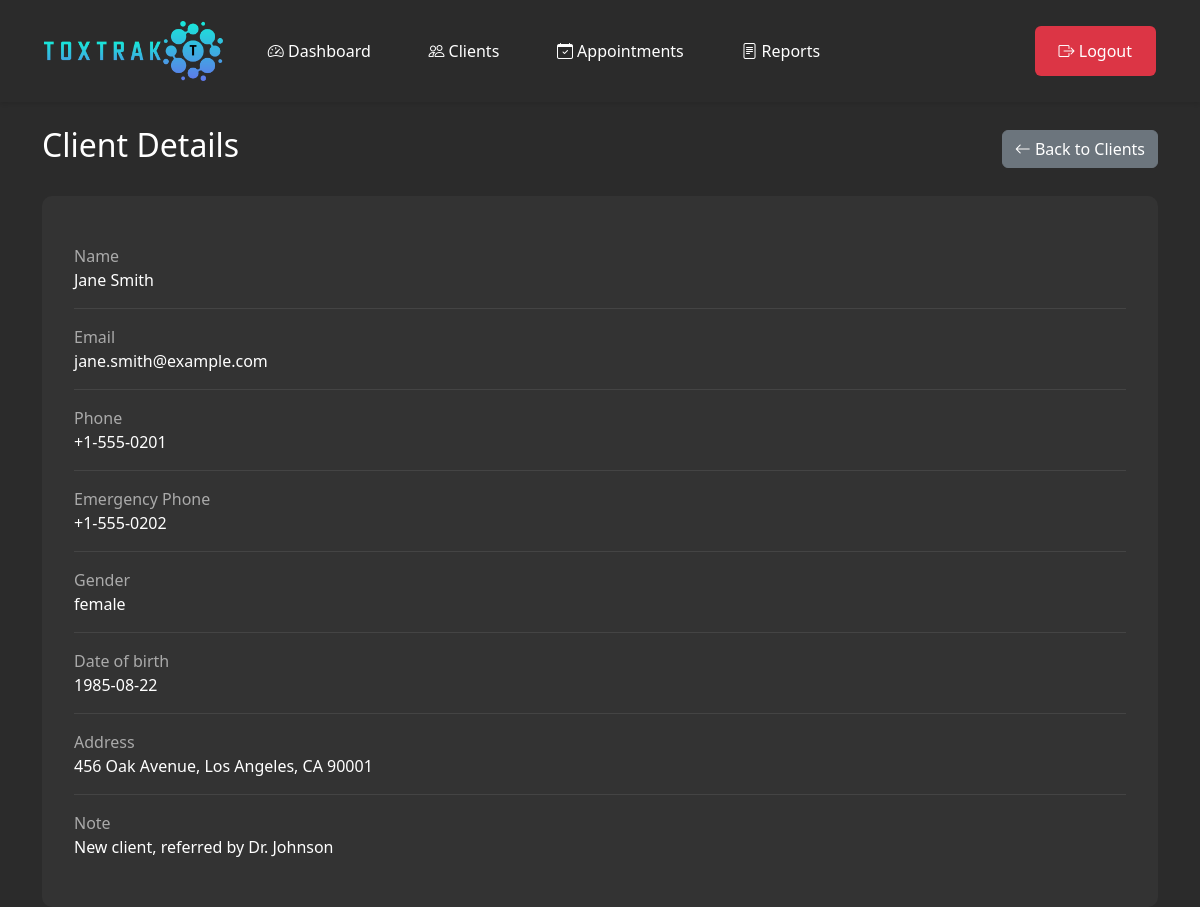
The app's page /client_view.php?id=2 (signed in) with its own data.
### tables this page shows
CREATE TABLE IF NOT EXISTS `clients` (
    `id` INT(11) UNSIGNED NOT NULL AUTO_INCREMENT,
    `first_name` VARCHAR(100) NOT NULL,
    `last_name` VARCHAR(100) NOT NULL,
    `email` VARCHAR(255) NOT NULL,
    `gender` ENUM('male', 'female', 'other') NOT NULL,
    `date_of_birth` DATE NOT NULL,
    `phone_number` VARCHAR(20) NOT NULL,
    `emergency_phone_number` VARCHAR(20) NOT NULL,
    `address` TEXT DEFAULT NULL,
    `note` TEXT DEFAULT NULL,
    `created_at` TIMESTAMP NOT NULL DEFAULT CURRENT_TIMESTAMP,
    `updated_at` TIMESTAMP NOT NULL DEFAULT CURRENT_TIMESTAMP ON UPDATE CURRENT_TIMESTAMP,
    PRIMARY KEY (`id`),
    UNIQUE KEY `clients_email_unique` (`email`),
    KEY `idx_clients_name` (`first_name`, `last_name`),
    KEY `idx_clients_email` (`email`)
);

### client_view.php (the view, shortened to what this page needs)
<?php
require_once 'db.php';
$id = $_GET['id'] ?? null;
$stmt = $pdo->prepare("SELECT * FROM clients WHERE id = ?");
$stmt->execute([$id]);
$client = $stmt->fetch(PDO::FETCH_ASSOC);
?>
<!DOCTYPE html>
<html lang="en">
<head>
    <link href="https://cdn.jsdelivr.net/npm/bootstrap@5.3.2/dist/css/bootstrap.min.css" rel="stylesheet">
    <link rel="stylesheet" href="https://cdn.jsdelivr.net/npm/bootstrap-icons@1.11.1/font/bootstrap-icons.css">
    <link rel="stylesheet" href="dashboard.css">
</head>
<body>
    <?php include 'navbar.php'; ?>
    <div class="container mt-4">
        <div class="d-flex justify-content-between align-items-center mb-4">
            <h2>Client Details</h2>
            <a href="clients.php" class="btn btn-secondary">
                <i class="bi bi-arrow-left"></i> Back to Clients
            </a>
        </div>
        <div class="client-details">
            <div class="detail-row">
                <div class="detail-label">Name</div>
                <div class="detail-value">
                    <?= htmlspecialchars($client['first_name'] . ' ' . $client['last_name']) ?>
                </div>
            </div>
            <div class="detail-row">
                <div class="detail-label">Email</div>
                <div class="detail-value"><?= htmlspecialchars($client['email']) ?></div>
            </div>
            <div class="detail-row">
                <div class="detail-label">Phone</div>
                <div class="detail-value"><?= htmlspecialchars($client['phone_number']) ?></div>
            </div>
            <div class="detail-row">
                <div class="detail-label">Emergency Phone</div>
                <div class="detail-value"><?= htmlspecialchars($client['emergency_phone_number']) ?></div>
            </div>
            <div class="detail-row">
                <div class="detail-label">Gender</div>
                <div class="detail-value"><?= htmlspecialchars($client['gender']) ?></div>
            </div>
            <div class="detail-row">
                <div class="detail-label">Date of birth</div>
                <div class="detail-value"><?= htmlspecialchars($client['date_of_birth']) ?></div>
            </div>
            <div class="detail-row">
                <div class="detail-label">Address</div>
                <div class="detail-value"><?= nl2br(htmlspecialchars($client['address'])) ?></div>
            </div>
            <div class="detail-row">
                <div class="detail-label">Note</div>
                <div class="detail-value"><?= nl2br(htmlspecialchars($client['note'])) ?></div>
            </div>
        </div>
    </div>
</body>
</html>

### dashboard.css (style rules this page uses)
body { background-color: #2b2b2b; min-height: 100vh; color: #fff; }
.client-details { background-color: #333; border-radius: 10px; padding: 2rem; }
.detail-row { border-bottom: 1px solid #444; padding: 1rem 0; }
.detail-row:last-child { border-bottom: none; }
.detail-label { color: #aaa; font-weight: 500; }
.detail-value { color: #fff; }

### records on screen
clients: first_name+last_name "Jane Smith", email "jane.smith@example.com", phone_number "+1-555-0201", emergency_phone_number "+1-555-0202", gender "female", date_of_birth "1985-08-22", address "456 Oak Avenue, Los Angeles, CA 90001", note "New client, referred by Dr. Johnson"
